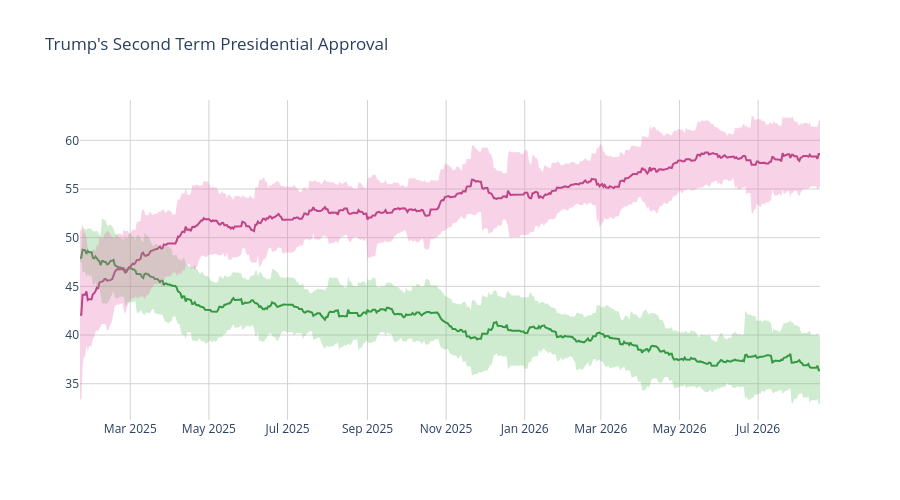

Notebook code cell kept with this figure:
### Code cell
disappr_ci_hex = "#e86eaf"
appr_ci_hex = "#60be65"
disappr_ci_rgba = "rgba(232, 110, 175, 0.3)"
appr_ci_rgba = "rgba(96, 190, 101, 0.3)"
grid_col = "#d4d2d2"


# Approve
fig = go.Figure(go.Scatter(
    x=pres['end_date'],
    y=pres['approve'],
    hovertemplate="%{y:.2f}%",
    name="<b>Approve</b>",
    line=dict(color="#228833"),
    showlegend=False
))

# Disapprove
fig.add_trace(go.Scatter(
    x=pres['end_date'],
    y=pres['disapprove'],
    hovertemplate="%{y:.2f}%",
    name="<b>Disapprove</b>",
    line=dict(color="#aa3377"),
    showlegend=False
    )
)

# Approve CI
fig.add_traces([

    # Upper bound
    go.Scatter(
        x=pres['end_date'],
        y=pres['approve_upper_ci'],
        marker=dict(color=appr_ci_hex),
        line=dict(width=0),
        mode='lines',
        showlegend=False,
        hoverinfo="skip"
    ),

    # Lower bound
    go.Scatter(
        x=pres['end_date'],
        y=pres['approve_lower_ci'],
        marker=dict(color=appr_ci_hex),
        line=dict(width=0),
        mode='lines',
        fillcolor=appr_ci_rgba,
        fill="tonexty",
        showlegend=False,
        hoverinfo="skip"
    )
])

# Disapprove CI
fig.add_traces([

    # Upper bound
    go.Scatter(
        x=pres['end_date'],
        y=pres['disapprove_upper_ci'],
        marker=dict(color=disappr_ci_hex),
        line=dict(width=0),
        mode='lines',
        showlegend=False,
        hoverinfo="skip"
    ),

    # Lower bound
    go.Scatter(
        x=pres['end_date'],
        y=pres['disapprove_lower_ci'],
        marker=dict(color=disappr_ci_hex),
        line=dict(width=0),
        mode='lines',
        fillcolor=disappr_ci_rgba,
        fill="tonexty",
        showlegend=False,
        hoverinfo="skip"
    )
])

fig.update_layout(
    title=dict(text="Trump's Second Term Presidential Approval"),
    hovermode="x"
)

fig.update_xaxes(gridcolor=grid_col)
fig.update_yaxes(gridcolor=grid_col)

fig.update_layout(hovermode="x", hoverlabel_align="right", plot_bgcolor="rgba(0, 0, 0, 0)", height=500)
fig.show()

### Figure 1 — Plotly figure (JSON) as saved in the notebook; plotly's stock layout.template omitted (floating-point values rounded to 4 significant figures; data arrays with more than 128 entries replaced by an {"elided": "..."} marker saying what was removed)
{"data": [{"hovertemplate": "%{y:.2f}%", "line": {"color": "#228833"}, "name": "<b>Approve</b>", "showlegend": false, "type": "scatter", "x": {"elided": "575 str values"}, "y": {"elided": "575 float values"}}, {"hovertemplate": "%{y:.2f}%", "line": {"color": "#aa3377"}, "name": "<b>Disapprove</b>", "showlegend": false, "type": "scatter", "x": {"elided": "575 str values"}, "y": {"elided": "575 float values"}}, {"hoverinfo": "skip", "line": {"width": 0}, "marker": {"color": "#60be65"}, "mode": "lines", "showlegend": false, "type": "scatter", "x": {"elided": "575 str values"}, "y": {"elided": "575 float values"}}, {"fill": "tonexty", "fillcolor": "rgba(96, 190, 101, 0.3)", "hoverinfo": "skip", "line": {"width": 0}, "marker": {"color": "#60be65"}, "mode": "lines", "showlegend": false, "type": "scatter", "x": {"elided": "575 str values"}, "y": {"elided": "575 float values"}}, {"hoverinfo": "skip", "line": {"width": 0}, "marker": {"color": "#e86eaf"}, "mode": "lines", "showlegend": false, "type": "scatter", "x": {"elided": "575 str values"}, "y": {"elided": "575 float values"}}, {"fill": "tonexty", "fillcolor": "rgba(232, 110, 175, 0.3)", "hoverinfo": "skip", "line": {"width": 0}, "marker": {"color": "#e86eaf"}, "mode": "lines", "showlegend": false, "type": "scatter", "x": {"elided": "575 str values"}, "y": {"elided": "575 float values"}}], "layout": {"height": 500, "hoverlabel": {"align": "right"}, "hovermode": "x", "plot_bgcolor": "rgba(0, 0, 0, 0)", "title": {"text": "Trump's Second Term Presidential Approval"}, "xaxis": {"gridcolor": "#d4d2d2"}, "yaxis": {"gridcolor": "#d4d2d2"}}}
